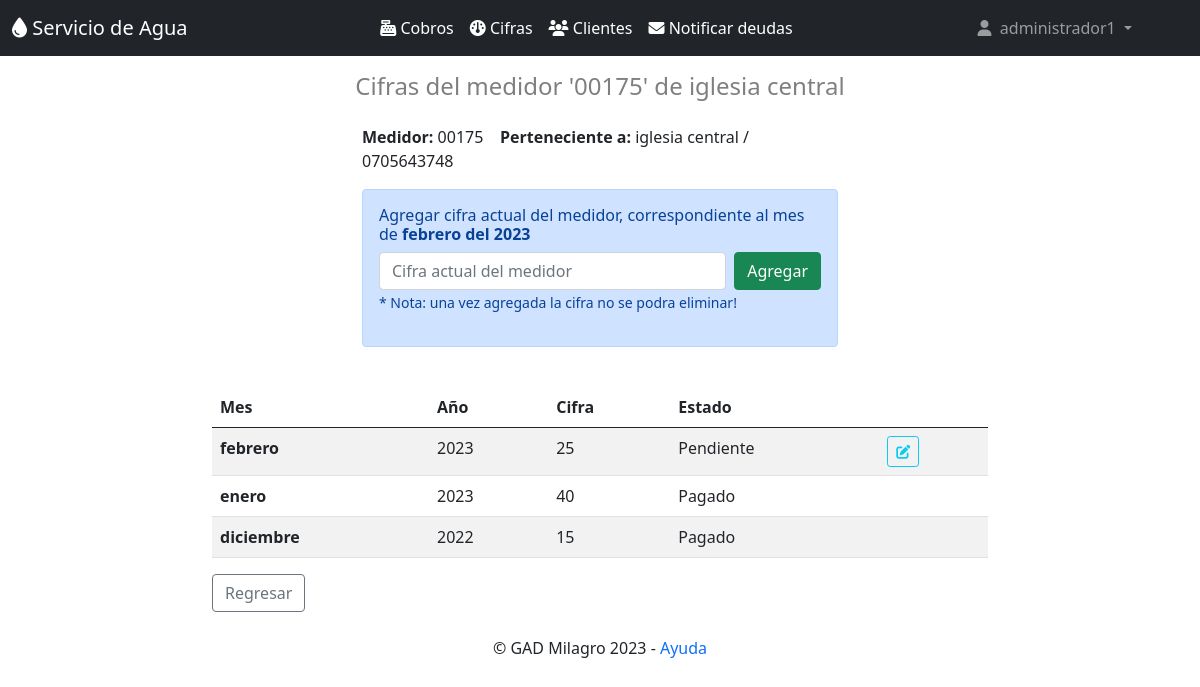
The app's page /ingresarcifra/21 (signed in), older data.
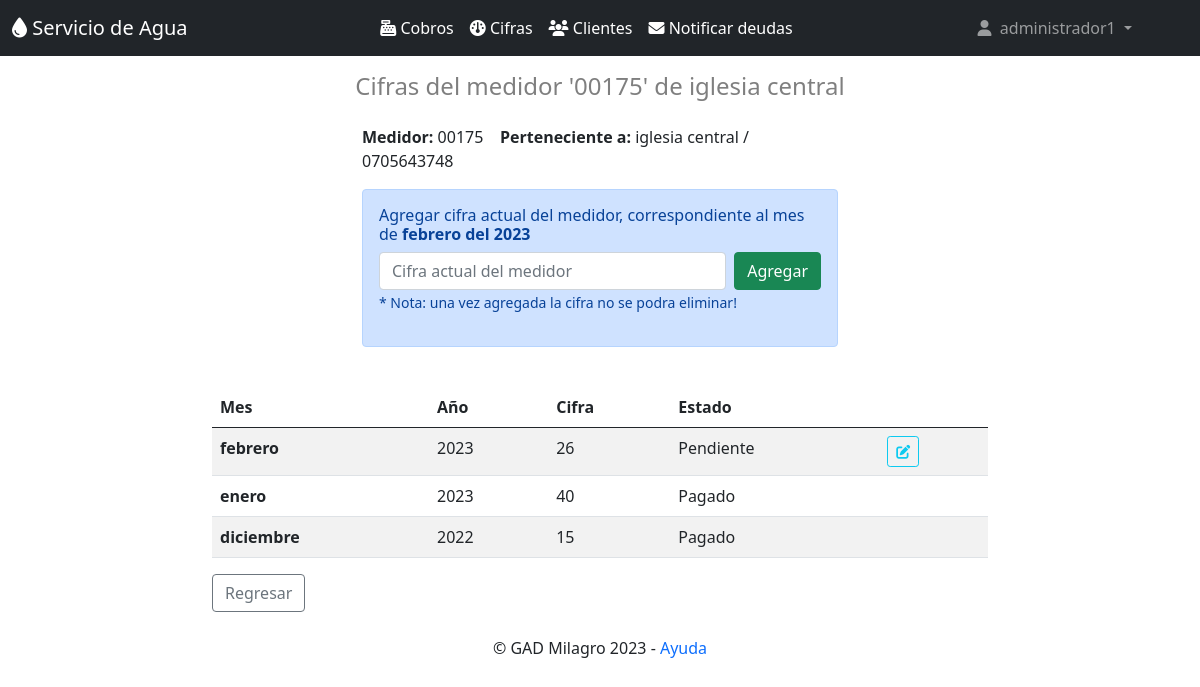
The same page, newer data.
### cifras/models.py (models this page shows, shortened)
class Cifras(models.Model):
    id_usuario=models.ForeignKey(Cliente, null=True, on_delete=models.CASCADE)
    mes=models.CharField(max_length=10)
    anio=models.CharField(max_length=4)
    cifra=models.IntegerField()
    id_valores=models.CharField(max_length=10)
    estado=models.CharField(max_length=1, choices=pagado, default='n')
    class Meta:
        db_table = 'cifra'
        verbose_name = 'Cifra'
        verbose_name_plural = 'cifras'
        ordering = ['id']

### cifras/views.py (the view, shortened to what this page needs)
# urls.py: path('ingresarcifra/<int:id>',ingresar_cifra),
def ingresar_cifra(request, id):
    try:
        cliente = Cliente.objects.get(id=id)
    except Cliente.DoesNotExist:
                raise Http404
    date = datetime.date.today()
    año = date.strftime("%Y")
    mes = date.strftime("%B")
    fecha_ucifra = mes+año
    tcifras = Cifras.objects.filter(id_usuario = cliente).distinct()
    for cifras in tcifras.iterator():
        ultimomes = cifras.mes
    if len(tcifras) == 0: #ayuda a combertir el dato si no hay elementos en la tupla
        ultimomes=""
    try:
        idv = ValoresBase.objects.latest('id')
        valores = ValoresBase.objects.get(id=idv.id)
    except ValoresBase.DoesNotExist:
        messages.success(request, "Asegurese que esten ingresados los valores base, lo puede realizar en configuraciones!")
        return redirect("/cifras/")
    context = {
        "cliente":cliente,
        "año":año,
        "mes":mes,
        "umes":ultimomes,
        "tcifras":reversed(tcifras),
    }
    return render(request, "ingresarCifra.html", context)

### templates/ingresarCifra.html (shortened to what this page needs)
{% extends "home.html" %}
{% block content %}
{% load i18n %}
<div class="container mb-1 " style="max-width: 800px;">
    <h4 class="text-black-50 text-center py-3">Cifras del medidor '{{ cliente.medidor }}' de {{ cliente.nombres }}</h4>
</div>
<div class="container " style="max-width: 500px;">
    <p>
        <b>Medidor: </b>{{ cliente.medidor }} &nbsp;&nbsp;
        <b>Perteneciente a: </b>{{ cliente.nombres }} {% if cliente.apellidos == None %} {% else %} {{ cliente.apellidos }} {% endif %} / {{ cliente.cedula }}&nbsp;&nbsp;
    </p>
</div>
<div class="container " style="max-width: 500px;">
    {% if mes == umes %}
        <div class="alert alert-success" role="alert">
            <h6><i class="fa-solid fa-check"></i> La cifra del mes de <b>{% filter slugify %}{% trans mes %}{% endfilter %} del {{ año }}</b> ya a sido registrada.</h6>
        </div>
    {% else %}
        <div class="alert alert-primary" role="alert">
            <h6>Agregar cifra actual del medidor, correspondiente al mes de <b>{% filter slugify %}{% trans mes %}{% endfilter %} del {{ año }}</b></h6>
            <form class="d-flex" method="POST">
                <input class="form-control me-2" type="number" placeholder="Cifra actual del medidor" aria-label="Search" name="cifra" value="" required>
                <button class="btn btn-success" type="submit">Agregar</button>
            </form>
            <p><small>* Nota: una vez agregada la cifra no se podra eliminar!</small></p>
        </div>
    {% endif %}
</div>
<div class="container py-4" style="max-width: 800px;">
    <table class="table table-responsive table-striped">
        <thead>
            <tr>
                <th>Mes</th>
                <th>Año</th>
                <th>Cifra</th>
                <th>Estado</th>
                <th></th>
            </tr>
        </thead>
        <tbody>
            {% for tcifras in tcifras %}
            <tr>
              <th scope="row">{% filter slugify %}{% trans tcifras.mes %}{% endfilter %}</th>
                <td>{{ tcifras.anio }}</td>
                <td>{{ tcifras.cifra }}</td>
                <td>{% if tcifras.estado == 'n' %} Pendiente {% else %} Pagado {% endif %}</td>
                <td>
                    {% if tcifras.estado == 'n' %} <a title="Editar cifra" class="btn btn-sm btn-outline-info " href="/editarcifra/{{tcifras.id}}"><i class="fa-solid fa-pen-to-square"></i></a> {% endif %}
                </td>
            </tr>
            {% endfor %}
            </tbody>
    </table>
    <a class="btn btn-outline-secondary" href="/cifras">Regresar</a> &nbsp;&nbsp;
</div>
{% endblock %}

Row changes from the older to the newer data that the page shows:
changed Cifras "febrero": cifra "25" → "26"
